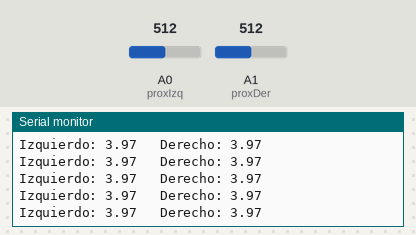
This sketch was run on a simulated Arduino Uno, built with avr-gcc and run on an emulated ATmega328P. Shown: the last lines printed to the serial monitor. Inputs (shaded band) come from the test bench; at power-on: A1 (proxDer) = 512, A0 (proxIzq) = 512.

Above: at 3.7 s.
3.8 s: A1 (proxDer) set to 27
At 4.07 s:
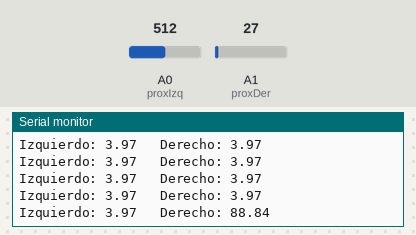
6.8 s: A1 (proxDer) set to 21
At 6.85 s:
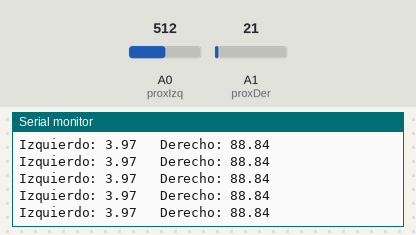
Timing chart, 0 to 9.8 s (numbered marks = the images above; inputs shaded):
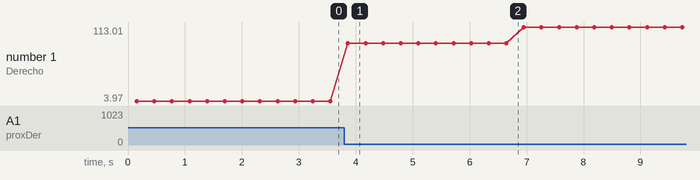

Measured:
- after the input at 3.8 s, the serial monitor: prints a new line after 0.06 s (image 1)
- plotted number 1: 3.97 → 88.84 after the input at 3.8 s, 88.84 → 113.01 after the input at 6.8 s

The sketch:

EcuacionSensorProx.ino
```cpp
const int proxIzq = A0;
const int proxDer = A1;
float muestreo1(int muestras){
  float suma = 0;
  for (int i = 0; i<muestras; i++){
    suma += analogRead(proxIzq);
    delay(5);
    }
    suma /= muestras;
    return(suma);
  }
float muestreo2(int muestras){
  float suma = 0;
  for (int i = 0; i<muestras; i++){
    suma += analogRead(proxDer);
    delay(5);
    }
    suma /= muestras;
    return(suma);
  }
void setup() {
  // put your setup code here, to run once:
  pinMode(proxIzq, INPUT);
  pinMode(proxDer, INPUT);
  Serial.begin(9600);
}

void loop() {
  // put your main code here, to run repeatedly:
  float suma1 = muestreo1(30);
  float distanciaIzq = 2014.69323221936*pow(suma1,-0.941312417730894)-1.7;
  Serial.print("Izquierdo: ");
  Serial.print(distanciaIzq);

  float suma2 = muestreo2(30);
  float distanciaDer = 2014.69323221936*pow(suma2,-0.941312417730894)-1.7;
  Serial.print("   Derecho: ");
  Serial.println(distanciaDer);


}
```
